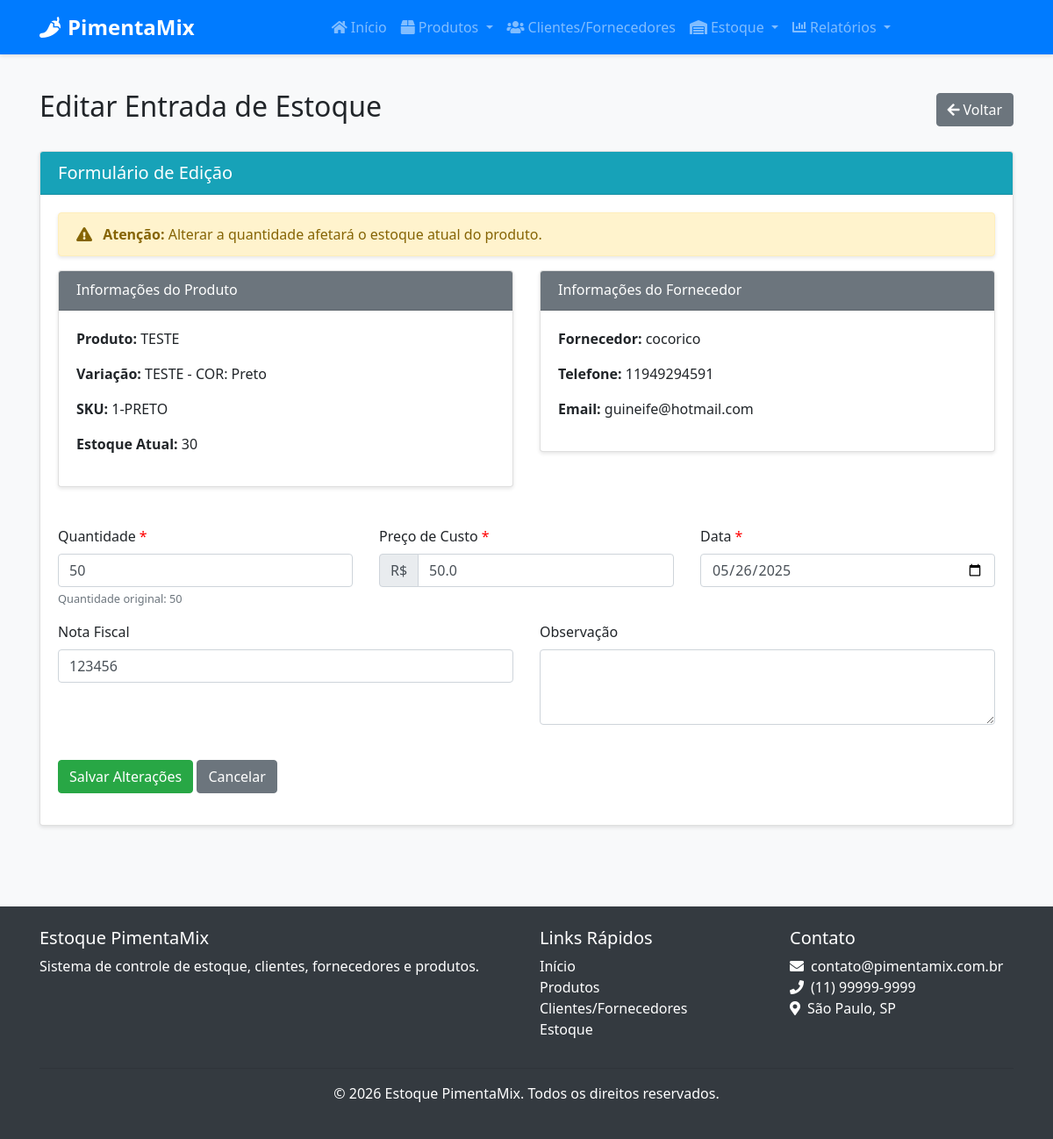
The page /estoque/entradas/1/editar on the database its author committed.
### src/models/produto.py (models this page shows, shortened)
class Produto(db.Model):
    __tablename__ = 'produto'
    id = db.Column(db.Integer, primary_key=True) # Corrigido: Indentação removida
    nome = db.Column(db.String(100), nullable=False)
    descricao = db.Column(db.Text, nullable=True)
    sku_base = db.Column(db.String(50), nullable=True, unique=True) # Adicionado SKU Base
    isbn = db.Column(db.String(20), nullable=True) # Adicionado ISBN
    categoria_id = db.Column(db.Integer, db.ForeignKey('categoria.id'), nullable=False)
    fornecedor_id = db.Column(db.Integer, db.ForeignKey('cliente_fornecedor.id'), nullable=True)
    data_cadastro = db.Column(db.DateTime, default=datetime.utcnow) # Corrigido: Removido 'mentos'
    variacoes = db.relationship('ProdutoVariacao', backref='produto', lazy=True, cascade="all, delete-orphan")

class ProdutoVariacao(db.Model):
    __tablename__ = 'produto_variacao'
    id = db.Column(db.Integer, primary_key=True)
    produto_id = db.Column(db.Integer, db.ForeignKey('produto.id'), nullable=False)
    nome = db.Column(db.String(100), nullable=False)
    sku = db.Column(db.String(50), nullable=False, unique=True)
    preco_venda = db.Column(db.Float, nullable=False)
    quantidade_atual = db.Column(db.Integer, default=0)
    estoque_minimo = db.Column(db.Integer, default=5)
    atributos_valores = db.relationship('AtributoValor', secondary=produto_variacao_atributo_valor,
                                       backref=db.backref('variacoes', lazy=True))
    entradas = db.relationship('EntradaEstoque', backref='variacao', lazy=True)
    saidas = db.relationship('SaidaEstoque', backref='variacao', lazy=True)

### src/models/cliente_fornecedor.py (models this page shows, shortened)
class ClienteFornecedor(db.Model):
    __tablename__ = 'cliente_fornecedor'
    id = db.Column(db.Integer, primary_key=True)
    nome = db.Column(db.String(100), nullable=False)
    razao_social = db.Column(db.String(100), nullable=True)
    nome_fantasia = db.Column(db.String(100), nullable=True)
    cpf_cnpj = db.Column(db.String(20), nullable=True, unique=True)
    email = db.Column(db.String(100), nullable=False)
    telefone = db.Column(db.String(20), nullable=False)
    endereco = db.Column(db.Text, nullable=True)
    observacoes = db.Column(db.Text, nullable=True)
    eh_cliente = db.Column(db.Boolean, default=False)
    eh_fornecedor = db.Column(db.Boolean, default=False)
    data_cadastro = db.Column(db.DateTime, default=datetime.utcnow)
    responsaveis = db.relationship('Responsavel', backref='cliente_fornecedor', lazy=True, cascade="all, delete-orphan")
    contatos = db.relationship('Contato', backref='cliente_fornecedor', lazy=True, cascade="all, delete-orphan")
    produtos_fornecidos = db.relationship('Produto', backref='fornecedor', lazy=True)
    entradas_estoque = db.relationship('EntradaEstoque', backref='fornecedor', lazy=True)
    saidas_estoque = db.relationship('SaidaEstoque', backref='cliente', lazy=True)

### src/models/estoque.py (models this page shows, shortened)
class EntradaEstoque(db.Model):
    __tablename__ = 'entrada_estoque'
    id = db.Column(db.Integer, primary_key=True)
    variacao_id = db.Column(db.Integer, db.ForeignKey('produto_variacao.id'), nullable=False)
    quantidade = db.Column(db.Integer, nullable=False)
    preco_custo = db.Column(db.Float, nullable=False)
    data = db.Column(db.DateTime, default=datetime.utcnow)
    fornecedor_id = db.Column(db.Integer, db.ForeignKey('cliente_fornecedor.id'), nullable=True)
    nota_fiscal = db.Column(db.String(50), nullable=True)
    observacao = db.Column(db.Text, nullable=True)

### src/routes/estoque.py (the view, shortened to what this page needs)
@estoque_bp.route('/entradas/<int:id>/editar', methods=['GET', 'POST'])
def editar_entrada(id):
    entrada = EntradaEstoque.query.get_or_404(id)
    form = EntradaEstoqueEditForm(obj=entrada)
    return render_template('estoque/entrada_edit_form.html', form=form, entrada=entrada)

### src/routes/estoque.py
class EntradaEstoqueEditForm(FlaskForm):
    id = HiddenField('ID')
    quantidade = IntegerField('Quantidade', validators=[DataRequired(message='Quantidade é obrigatória'), NumberRange(min=1, message='Quantidade deve ser maior que zero')])
    preco_custo = FloatField('Preço de Custo', validators=[DataRequired(message='Preço de custo é obrigatório'), NumberRange(min=0, message='Preço deve ser maior ou igual a zero')])
    data = DateField('Data', validators=[DataRequired(message='Data é obrigatória')])
    nota_fiscal = StringField('Nota Fiscal', validators=[Optional()])
    observacao = TextAreaField('Observação', validators=[Optional()])
    submit = SubmitField('Salvar Alterações')

### src/templates/estoque/entrada_edit_form.html (shortened to what this page needs)
{% extends "base.html" %}
{% block content %}
<div class="container">
    <div class="d-flex justify-content-between align-items-center mb-4">
        <h2>Editar Entrada de Estoque</h2>
        <a href="{{ url_for('estoque.entradas') }}" class="btn btn-secondary">
            <i class="fas fa-arrow-left mr-1"></i>Voltar
        </a>
    </div>
    <div class="card">
        <div class="card-header bg-info text-white">
            <h5 class="mb-0">Formulário de Edição</h5>
        </div>
        <div class="card-body">
            <div class="alert alert-warning">
                <i class="fas fa-exclamation-triangle mr-2"></i>
                <strong>Atenção:</strong> Alterar a quantidade afetará o estoque atual do produto.
            </div>
            <div class="row mb-4">
                <div class="col-md-6">
                    <div class="card">
                        <div class="card-header bg-secondary text-white">
                            <h6 class="mb-0">Informações do Produto</h6>
                        </div>
                        <div class="card-body">
                            <p><strong>Produto:</strong> {{ entrada.variacao.produto.nome }}</p>
                            <p><strong>Variação:</strong> {{ entrada.variacao.nome }}</p>
                            <p><strong>SKU:</strong> {{ entrada.variacao.sku }}</p>
                            <p><strong>Estoque Atual:</strong> {{ entrada.variacao.quantidade_atual }}</p>
                        </div>
                    </div>
                </div>
                <div class="col-md-6">
                    <div class="card">
                        <div class="card-header bg-secondary text-white">
                            <h6 class="mb-0">Informações do Fornecedor</h6>
                        </div>
                        <div class="card-body">
                            {% if entrada.fornecedor %}
                                <p><strong>Fornecedor:</strong> {{ entrada.fornecedor.nome }}</p>
                                <p><strong>Telefone:</strong> {{ entrada.fornecedor.telefone or '-' }}</p>
                                <p><strong>Email:</strong> {{ entrada.fornecedor.email or '-' }}</p>
                            {% else %}
                                <p>Nenhum fornecedor associado a esta entrada.</p>
                            {% endif %}
                        </div>
                    </div>
                </div>
            </div>
            <form method="POST">
                <div class="row">
                    <div class="col-md-4">
                        <div class="form-group">
                            <label for="{{ form.quantidade.id }}" class="required-field">Quantidade</label>
                            {{ form.quantidade(class="form-control" + (" is-invalid" if form.quantidade.errors else ""), min="1") }}
                            <small class="form-text text-muted">Quantidade original: {{ entrada.quantidade }}</small>
                        </div>
                    </div>
                    <div class="col-md-4">
                        <div class="form-group">
                            <label for="{{ form.preco_custo.id }}" class="required-field">Preço de Custo</label>
                            <div class="input-group">
                                <div class="input-group-prepend">
                                    <span class="input-group-text">R$</span>
                                </div>
                                {{ form.preco_custo(class="form-control" + (" is-invalid" if form.preco_custo.errors else ""), min="0", step="0.01") }}
                            </div>
                        </div>
                    </div>
                    <div class="col-md-4">
                        <div class="form-group">
                            <label for="{{ form.data.id }}" class="required-field">Data</label>
                            {{ form.data(class="form-control" + (" is-invalid" if form.data.errors else ""), type="date") }}
                        </div>
                    </div>
                </div>
                <div class="row">
                    <div class="col-md-6">
                        <div class="form-group">
                            <label for="{{ form.nota_fiscal.id }}">Nota Fiscal</label>
                            {{ form.nota_fiscal(class="form-control" + (" is-invalid" if form.nota_fiscal.errors else "")) }}
                        </div>
                    </div>
                    <div class="col-md-6">
                        <div class="form-group">
                            <label for="{{ form.observacao.id }}">Observação</label>
                            {{ form.observacao(class="form-control" + (" is-invalid" if form.observacao.errors else ""), rows=3) }}
                        </div>
                    </div>
                </div>
                <div class="form-group mt-4">
                    {{ form.submit(class="btn btn-success") }}
                    <a href="{{ url_for('estoque.entradas') }}" class="btn btn-secondary">Cancelar</a>
                </div>
            </form>
        </div>
    </div>
</div>
{% endblock %}

### src/static/css/style.css (style rules this page uses)
body { font-family: 'Segoe UI', Tahoma, Geneva, Verdana, sans-serif; background-color: #f8f9fa; }
.card { box-shadow: 0 2px 4px rgba(0, 0, 0, 0.1); transition: all 0.3s ease; margin-bottom: 20px; }
.card-header { font-weight: bold; }
.btn i { margin-right: 5px; }
.alert { border-radius: 0.25rem; box-shadow: 0 2px 4px rgba(0, 0, 0, 0.1); }
.required-field::after { content: "*"; color: red; margin-left: 4px; }

### src/templates/estoque/entrada_edit_form.html (style rules this page uses)
.required-field::after { content: "*"; color: red; margin-left: 4px; }

### rows shown on the page
Produto: variacao.produto.nome "TESTE"
ProdutoVariacao: variacao.nome "TESTE - COR: Preto", variacao.sku "1-PRETO", variacao.quantidade_atual "30"
ClienteFornecedor: fornecedor.nome "cocorico", fornecedor "11949294591", fornecedor "guineife@hotmail.com"
EntradaEstoque: quantidade "50", preco_custo "50.0", data "05/26/2025", nota_fiscal "123456"
